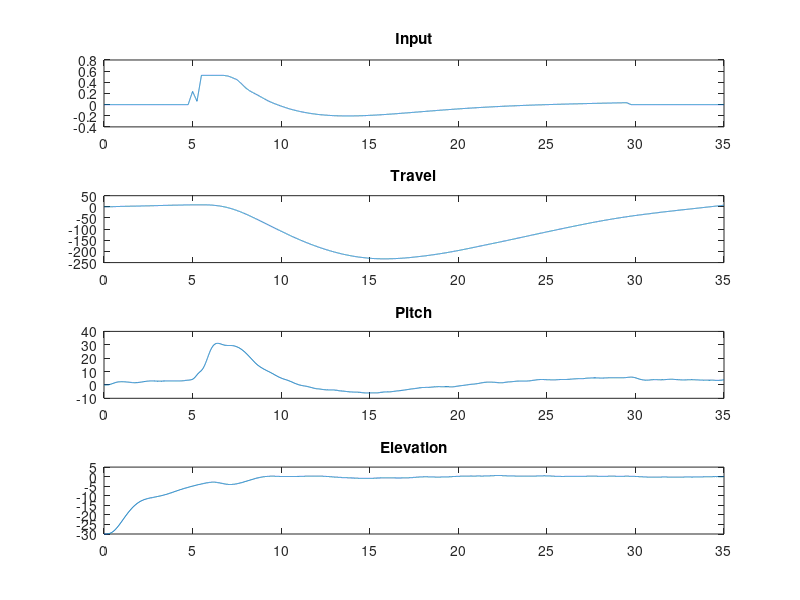

This figure's MATLAB source:
%% Plot travel 
%figure(3);
%plot(travel.time, travel.signals.values);

%figure(5);
%plot(scope_travel.time, scope_travel.signals.values);

figure(6);

load('input2.mat');
load('travel2.mat');
load('pitch2.mat');
load('elevation2.mat');


subplot(411);
plot(input2(1,:), input2(2,:));
title('Input');

subplot(412)
plot(travel2(1,:), travel2(2,:));
title('Travel');

subplot(413)
plot(pitch2(1,:), pitch2(2,:));
title('Pitch');
subplot(414)
plot(elevation2(1,:), elevation2(2,:));
title('Elevation');